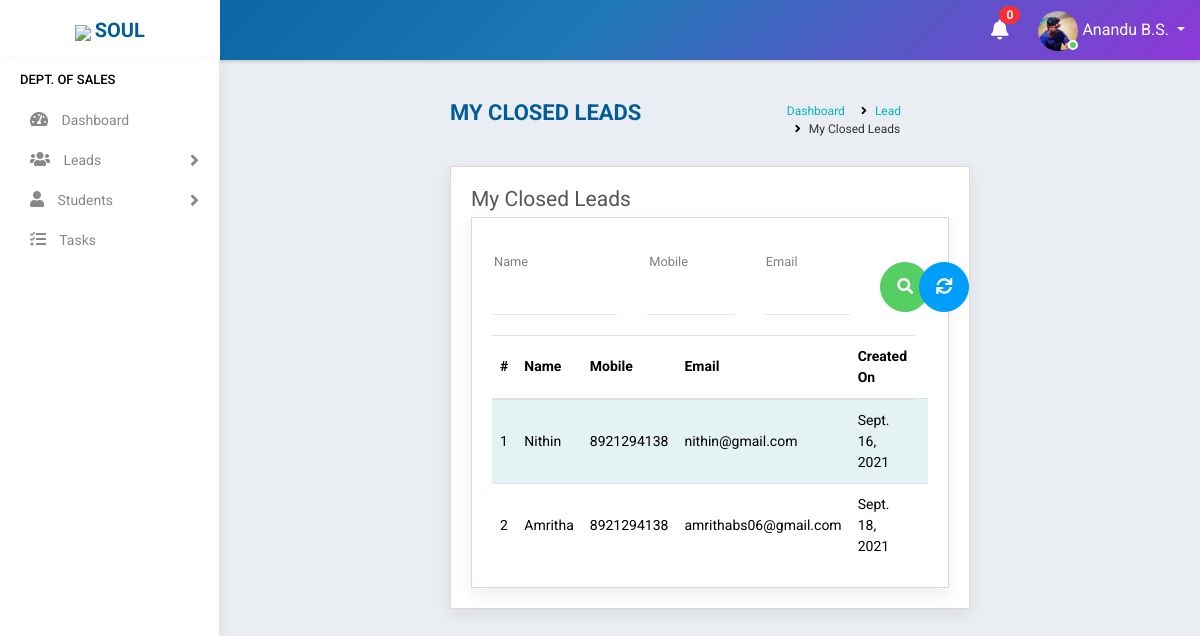
The page /lead/closed/ (signed in) on the database its author committed.
### accounts/models.py (models this page shows, shortened)
class Staff(models.Model):
    value= (
    ('1', 'Operations'),
    ('2', 'Sales'),
    ('3', 'Trainer'),
    ('4', 'Admin'),
    )
    state = (
    ('Andhra Pradesh','Andhra Pradesh'),
    ('Arunachal Pradesh','Arunachal Pradesh'),
    ('Assam','Assam'),
    ('Bihar','Bihar'),
    ('Chhattisgarh','Chattisgarh'),
    ('Goa','Goa'),
    ('Gujarat','Gujarat'),
    ('Haryana','Haryana'),
    ('Himachal Pradesh','Himachal Pradesh'),
    ('Jharkhand','Jharkhand'),
    ('Karnataka','Karnataka'),
    ('Kerala','Kerala'),
    ('Madhya Pradesh','Madhya Pradesh'),
    ('Maharashtra','Maharashtra'),
    ('Manipur','Manipur'),
    ('Meghalaya','Meghalaya'),
    ('Mizoram','Mizoram'),
    ('Nagaland','Nagaland'),
    ('Odisha','Odisha'),
    ('Rajasthan','Rajasthan'),
    ('Sikkim','Sikkim'),
    ('Tamil Nadu','Tamil Nadu'),
    ('Telangana','Telangana'),
    ('Tripura','Tripura'),
    ('Uttar Pradesh','Uttar Pradesh'),
    ('Uttarakhand','Uttarakhand'),
    ('West Bengal','West Bengal')
    )
    groups = (
        ('AB+', 'AB+'),
        ('AB-', 'AB-'),
        ('A+', 'A+'),
        ('A-', 'A-'),
        ('B+', 'B+'),
        ('B-', 'B-'),
        ('O+', 'O+'),
        ('O-', 'O-'),
        )
    user = models.OneToOneField(User,on_delete=models.CASCADE,null=True,blank=True)
    name = models.CharField(max_length=100,null=True, blank=True)
    empid = models.CharField(max_length=100,null=True, blank=True)
    mobile = models.CharField(max_length=10,null=True, blank=True)
    email = models.EmailField(max_length=200,null=True, blank=True)
    sex = models.CharField(max_length=10,null=True,choices=(('Male','Male'),('Female','Female')), blank=True)
    dob = models.DateField(null=True, blank=True)
    doj = models.DateField(null=True, blank=True)
    blood_group = models.CharField(max_length=100,null=True, blank=True,choices=groups)
    house = models.CharField(max_length=100,null=True, blank=True)
    street =models.CharField(max_length=100,null=True, blank=True)
    street2 =models.CharField(max_length=100,null=True, blank=True)
    city = models.CharField(max_length=100,null=True, blank=True)
    state = models.CharField(max_length=100,null=True,choices=state, blank=True)
    stype = models.CharField(max_length=100,null=True,choices=value, blank=True)
    status = models.CharField(max_length=20,choices=(('Active','Active'),('Inactive','Inactive')),default='Active')
    profile_pic = models.ImageField(null=True, blank=True,default="user-circle-solid.jpg")

class Lead(models.Model):
    groups = (
    ('New', 'New'),
    ('In Pipeline', 'In Pipeline'),
    ('Converted', 'Converted'),
    ('Lost', 'Lost'),
    ('Not Interested', 'Not Interested'),
    )
    name = models.CharField(max_length=100,null=True, blank=True)
    email = models.EmailField(max_length=200,null=True,blank=True)
    mobile = models.CharField(max_length=10,null=True,blank=True)
    sex = models.CharField(max_length=10,null=True,choices=(('Male','Male'),('Female','Female')),blank=True,default="Male")
    generator = models.ForeignKey(Staff,on_delete=models.PROTECT, blank=True,null=True,limit_choices_to={'stype':"2"})
    created_on = models.DateField(auto_now_add=True, null=True, blank=True)
    status = models.CharField(max_length=100,null=True, blank=True,choices=groups,default="New")

### accounts/views.py (the view)
# urls.py: path('lead/closed/', MyClosedLead.as_view(),name='closed_lead'),
class MyClosedLead(View):
    def get(self, request):
        user=request.user
        if user.is_authenticated:
            note = Notification.objects.filter(receiver=user).filter(status="Not Read").order_by('-datetime')
            no_count = note.count()
            try:
                s= Staff.objects.get(user=user)
                if s.stype =="2":
                    lead = Lead.objects.filter(status="Converted").filter(generator=s)
                    f=LeadFilter(self.request.GET,queryset=lead)
                    lead=f.qs
                    return render(request,'accounts/closed_lead.html',{'f':f,'s':s,'no_count':no_count,'note':note,'lead':lead})
                else:
                    return redirect('home')
            except:
                return redirect('home')
        else:
            return redirect('logout')

### accounts/templates/accounts/closed_lead.html (shortened to what this page needs)
{% extends 'accounts/main.html' %}
    {% block content %}
<div class="main-wrapper">
    {% include 'accounts/navbar.html' %}
    {% include 'accounts/sidebar_sales.html' %}
    <div class="page-wrapper">
        <div class="content container-fluid">
            <div class="page-header">
                <div class="row">
                    <div class="col-lg-7 col-md-12 col-sm-12 col-12">
                        <h5 class="text-uppercase">My Closed Leads</h5>
                    </div>
                    <div class="col-lg-5 col-md-12 col-sm-12 col-12">
                        <ul class="list-inline breadcrumb float-right">
                        <li class="list-inline-item"><a href="{% url 'home' %}">Dashboard</a></li>
                        <li class="list-inline-item"><a href="">Lead</a></li>
                        <li class="list-inline-item">My Closed Leads</li>
                        </ul>
                    </div>
                </div>
            </div>
            <div class="content-page">
                <div class="row">
                    <div class="col-sm-8 col-5">
                        <h4 class="page-title">My Closed Leads</h4>
                    </div>
                </div>
                <form method="get">
                <div class="content-page">
                    <div class="row filter-row">
                        <div class="col-sm-6 col-md-4">
                            <div class="form-group custom-mt-form-group">
                            {{f.form.name}}
                            <label class="control-label">Name</label><i class="bar"></i>
                            </div>
                        </div>
                        <div class="col-sm-6 col-md-3">
                            <div class="form-group custom-mt-form-group">
                            {{f.form.mobile}}
                            <label class="control-label">Mobile</label><i class="bar"></i>
                            </div>
                        </div>
                        <div class="col-sm-6 col-md-3">
                            <div class="form-group custom-mt-form-group">
                            {{f.form.email}}
                            <label class="control-label">Email</label><i class="bar"></i>
                            </div>
                        </div>
                        <div class="col-sm-6 col-md-1">
                            <button type="submit" class="btn btn-success btn-block mt-4 mb-2"  style="height: 30px;width:50px;border-radius: 50px 50px 50px 50px"><i class="fa fa-search" aria-hidden="true"></i></button>
                        </div>
                        <div class="col-sm-6 col-md-1">
                            <a type="reset" href="{% url 'closed_lead' %}" class="btn btn-info btn-block mt-4 mb-2"  style="height: 30px;width:50px;border-radius: 50px 50px 50px 50px"><i class="fas fa-sync" aria-hidden="true"></i></a>
                        </div>
                    </div>
                </form>
                <div class="row">
                    <div class="col-md-12">
                        <div class="table-responsive">
                            <table class="table table-striped custom-table">
                                <thead>
                                    <tr>
                                        <th>#</th>
                                        <th>Name</th>
                                        <th>Mobile</th>
                                        <th>Email</th>
                                        <th>Created On</th>
                                    </tr>
                                </thead>
                                <tbody>
                                    {% for i in lead %}
                                    <tr>
                                        <td>
                                            {{forloop.counter}}
                                        </td>
                                        <td>{{i.name}}</td>
                                        <td>{{i.mobile}}</td>
                                        <td>{{i.email}}</td>
                                        <td>{{i.created_on}}</td>
                                        <td class="text-right">
                                            <div class="dropdown dropdown-action">
                                                <a href="#" class="action-icon dropdown-toggle" data-toggle="dropdown"
                                                    aria-expanded="false"></a>
                                            </div>
                                        </td>
                                    </tr>
                                    {% empty %}
                                    <tr>
                                        <td colspan="5"><center>No closed leads</center></td>
                                    </tr>
                                    {% endfor %}
                                </tbody>
                            </table>
                        </div>
                    </div>
                </div>
            </div>
        </div>
    </div>
    {% endblock %}

### accounts/templates/accounts/navbar.html (shortened to what this page needs)
<div class="header">
    <div class="header-left">
        <a href="https://www.teqstories.com" class="logo">
            <img src="https://www.teqstories.com/assets/images/Blue.png" style="height: 40px;width:auto;">
            <span class="text-uppercase"><b>Soul</b></span>
        </a>
    </div>
    <div class="page-title-box float-left">
    </div>
    <ul class="nav user-menu float-right">
        {% include 'accounts/mini/notify.html' %}
        <li class="nav-item dropdown has-arrow">
            <a href="#" class="dropdown-toggle nav-link user-link" data-toggle="dropdown">
                <span class="user-img">
                    {% if request.user.staff.profile_pic %}
                    <img class="rounded-circle" src="{{request.user.staff.profile_pic.url}}" width="40" height="40" alt="Admin">
                    {% endif %}
                    <span class="status online"></span></span>
                <span>{{request.user.staff.name|title}}</span>
            </a>
        </li>
    </ul>
</div>

### rows shown on the page
Lead: name "Nithin", mobile "8921294138", email "nithin@gmail.com", created_on "Sept. 16, 2021"
Lead: name "Amritha", mobile "8921294138", email "amrithabs06@gmail.com", created_on "Sept. 18, 2021"

### other values the page prints
{{ no_count }} "0"
{{ request.user.staff.name|title }} "Anandu B.S."
